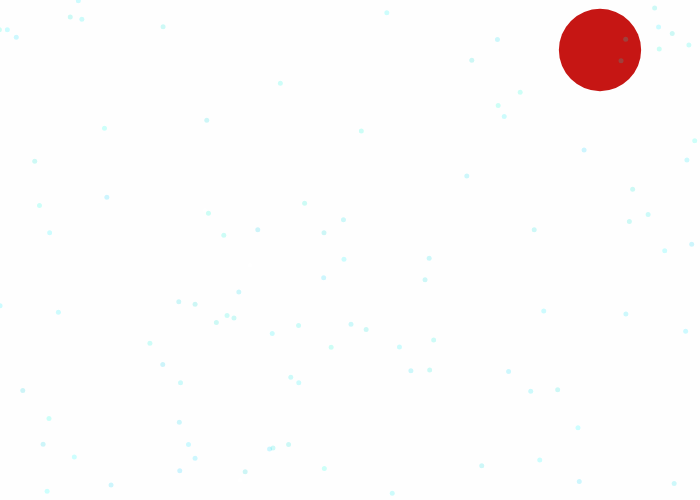
Frame 1 (no input)
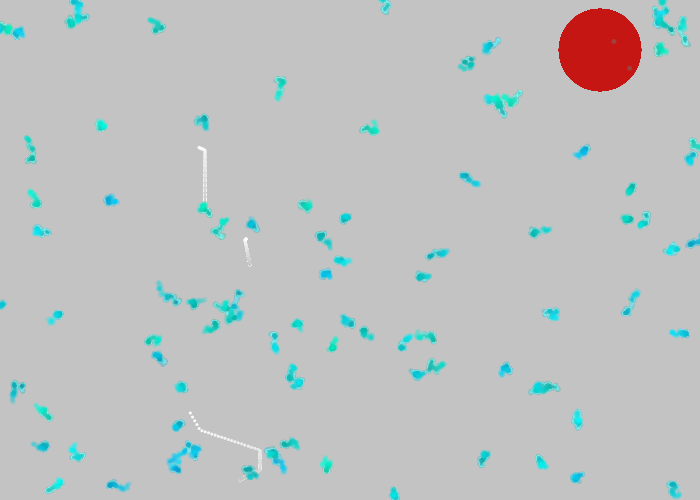
Frame 60 (no input)
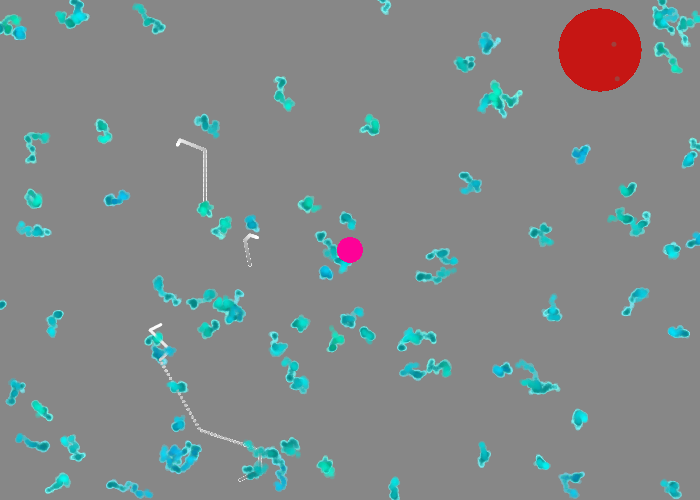
Frame 120 (the mouse pressed at the canvas centre since frame 60)

The p5.js sketch that drew these frames (run headless with seeded random() and noise() and a simulated clock; from frame 60 on, the mouse is pressed at the canvas centre):

// p5.js sketch
// ── sketch.js
//Map Data
let xArray = [240, 260, 260, 200, 160, 170, 150, 170, 160, 100, 95, 115, 120, 110, 140, 150, 140, 165, 160, 110, 120, 105, 130, 150, 148, 175, 140, 150, 165, 170, 180, 190, 210, 205, 230, 240, 230, 220, 225, 250, 180, 190, 185, 200, 205, 215, 225, 210, 225, 230, 250, 245, 260, 260, 265];//length is 55
let yArray = [480, 470, 450, 430, 360, 350, 330, 320, 310, 311, 305, 295, 300, 290, 285, 275, 260, 275, 260, 280, 265, 250, 240, 250, 257, 255, 235, 220, 210, 225, 215, 210, 220, 210, 220, 220, 250, 250, 265, 265, 290, 320, 325, 323, 310, 320, 310, 290, 285, 280, 300, 320, 320, 300, 295];//length is 55
let xArray1 = [250, 245, 250, 265, 270, 340, 350, 325, 335, 315, 335, 350, 345, 350, 300, 295, 315, 350, 360, 365, 370];
let yArray1 = [265, 240, 235, 240, 250, 230, 240, 250, 270, 275, 275, 270, 280, 295, 290, 305, 320, 250, 240, 270, 230];//length 21

let xArray2 = [205, 205, 180, 175, 210, 225, 235, 225, 225, 235, 235, 250, 255, 250, 235, 235, 220, 200, 190, 180];
let yArray2 = [210, 150, 140, 150, 155, 145, 160, 145, 130, 125, 110, 110, 105, 100, 105, 100, 95, 110, 100, 110];//length 20
//End of Map Data================================================
//note: the system draws faster for how longer the array is
let x = xArray[0]; //use to get values
let y = yArray[0];
let x1 = xArray1[0];
let y1 = yArray1[0];
let x2 = xArray2[0];
let y2 = yArray2[0];
let i = 0;         //use to navigate array
let c = 1;
let i1 = 0;
let c1 = 1;
let i2 = 0;
let c2 = 1;
let xSlope;        //get slope value
let ySlope;
let xSlope1;
let ySlope1;
let xSlope2;
let ySlope2;
let radius = 3;    //set size of circle

var brushColor;
var brush;

let bugs = [];

function setup() {
  createCanvas(700, 500);
  r = random(0);    //set up for color changing circle
    r = random(190, 230);
    g = random(0, 30);
    b = random(10, 40);
    s = random(10, 100);
  noStroke();
  
    for(let i = 0; i < 97; i++){
    bugs.push(new jitter());
  }

}

function draw() {
 background(0, 0, 0, 1);    //bg and circle changes color
  fill(r, g, b);
  ellipse(600, 50, s, s);
  
  paintBrush();              //pintbrush function
  
  for(let i = 0; i < bugs.length; i++){
    bugs[i].move();
    bugs[i].display();
  } 
  
  //Array stuff******************
  fill(255);
  //Draw OG Array
  ellipse(x, y, radius, radius);    //draw 1 circle
  for (let p = 0; p < 55; p++){
    xSlope = xArray[c] - xArray[i];    //get slope of x2-x1
    ySlope = yArray[c] - yArray[i];
    x = x + xSlope/1000; //x = x + slope/time, this moves the ellipse
    y = y + ySlope/1000; //slope = x2 - x1
    slope();            //figures out how to handle how the ellipse moves. Note to self: IM SO SMART for finding this out
  }
  //Draw next Array
  ellipse(x1, y1, radius, radius);
  for (let p = 0; p < 21; p++){
    xSlope1 = xArray1[c1] - xArray1[i1];    //get slope of x2-x1
    ySlope1 = yArray1[c1] - yArray1[i1];
    x1 = x1 + xSlope1/1000; //x = x + slope/time, this moves the ellipse
    y1 = y1 + ySlope1/1000; //slope = x2 - x1
    slope1();
  }
    //Draw last Array
  ellipse(x2, y2, radius, radius);
  for (let p = 0; p < 21; p++){
    xSlope2 = xArray2[c2] - xArray2[i2];    //get slope of x2-x1
    ySlope2 = yArray2[c2] - yArray2[i2];
    x2 = x2 + xSlope2/1000; //x = x + slope/time, this moves the ellipse
    y2 = y2 + ySlope2/1000; //slope = x2 - x1
    slope2();
  }
}//end of array stuff*************
//end of draw function==========================================

function mousePressed() {
  let d = dist(mouseX, mouseY, 600, 50);
  if (d < s) {
    // Pick new random color values
    r = random(190, 230);
    g = random(0, 30);
    b = random(10, 40);
    s = random(10, 100);
  }
} //if you click circle, bg changes

function paintBrush() {    //paintbush
  noStroke();
  if (mouseX < 550 || mouseY > 100) { //dont draw over button
   if (mouseIsPressed == true) {
      fill(254, 1, 154, 100);
      ellipse(mouseX, mouseY, 25, 25);
    }
  }
}

function slope(){
    if(xSlope >= 0 && ySlope >= 0){    //use the slope to find how the circle moves
      if(x>=xArray[c] && y>=yArray[c]){ //the parameter of this if statement makes the circle stop moving, idk exactly how but :)
      i++;    //move to next part of array
      c++;
      x = xArray[i];    //set x,y to next values
      y = yArray[i];
      }
    }else if(xSlope <= 0 && ySlope <= 0){
      if(x<=xArray[c] && y<=yArray[c]){
      i++;
      c++;
      x = xArray[i];
      y = yArray[i];
      }
    }else if(xSlope <= 0 && ySlope >= 0){
      if(x<=xArray[c] && y>=yArray[c]){
      i++;
      c++;
      x = xArray[i];
      y = yArray[i];
      }
    }else if(xSlope >= 0 && ySlope <= 0){
      if(x>=xArray[c] && y<=yArray[c]){
      i++;
      c++;
      x = xArray[i];
      y = yArray[i];
      }
     }
}

function slope1(){
    if(xSlope1 >= 0 && ySlope1 >= 0){
      if(x1>=xArray1[c1] && y1>=yArray1[c1]){
      i1++;
      c1++;
      x1 = xArray1[i1];
      y1 = yArray1[i1];
      }
    }else if(xSlope1 <= 0 && ySlope1 <= 0){
      if(x1<=xArray1[c1] && y1<=yArray1[c1]){
      i1++;
      c1++;
      x1 = xArray1[i1];
      y1 = yArray1[i1];
      }
    }else if(xSlope1 <= 0 && ySlope1 >= 0){
      if(x1<=xArray1[c1] && y1>=yArray1[c1]){
      i1++;
      c1++;
      x1 = xArray1[i1];
      y1 = yArray1[i1];
      }
    }else if(xSlope1 >= 0 && ySlope1 <= 0){
      if(x1>=xArray1[c1] && y1<=yArray1[c1]){
      i1++;
      c1++;
      x1 = xArray1[i1];
      y1 = yArray1[i1];
      }
     }
}

function slope2(){
    if(xSlope2 >= 0 && ySlope2 >= 0){
      if(x2>=xArray2[c2] && y2>=yArray2[c2]){
      i2++;
      c2++;
      x2 = xArray2[i2];
      y2 = yArray2[i2];
      }
    }else if(xSlope2 <= 0 && ySlope2 <= 0){
      if(x2<=xArray2[c2] && y2<=yArray2[c2]){
      i2++;
      c2++;
      x2 = xArray2[i2];
      y2 = yArray2[i2];
      }
    }else if(xSlope2 <= 0 && ySlope2 >= 0){
      if(x2<=xArray2[c2] && y2>=yArray2[c2]){
      i2++;
      c2++;
      x2 = xArray2[i2];
      y2 = yArray2[i2];
      }
    }else if(xSlope2 >= 0 && ySlope2 <= 0){
      if(x2>=xArray2[c2] && y2<=yArray2[c2]){
      i2++;
      c2++;
      x2 = xArray2[i2];
      y2 = yArray2[i2];
      }
     }
}

// ── jitter.js
class jitter{
  constructor(){
    this.x = random(width);
    this.y = random(height);
    this.diameter = (5,5);
    this.speed = 2;
    this.myWobble = 1;
    //this.myFill = (255, 103, 186);
    this.myFill1 = (0);
    this.myFill2 = random (200, 255);
    this.myFill3 = random (200, 255);
    this.clear = 50;

  }
  
  move(){
    this.x += random(-this.speed, this.speed);
    this.y += random(-this.speed, this.speed);
  }
  
  display(){
    fill(this.myFill1, this.myFill2, this.myFill3, this.clear);
    console.log(this.clear);
    ellipse(this.x, this.y, this.diameter, this.diameter);
  }
  
  
}
